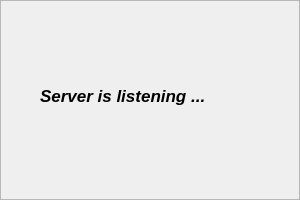
<?xml version="1.0" encoding="UTF-8"?>
<ui version="4.0">
 <class>MainWindow</class>
 <widget class="QMainWindow" name="MainWindow">
  <property name="geometry">
   <rect>
    <x>0</x>
    <y>0</y>
    <width>300</width>
    <height>200</height>
   </rect>
  </property>
  <property name="sizePolicy">
   <sizepolicy hsizetype="Fixed" vsizetype="Fixed">
    <horstretch>0</horstretch>
    <verstretch>0</verstretch>
   </sizepolicy>
  </property>
  <property name="windowTitle">
   <string>MainWindow</string>
  </property>
  <widget class="QWidget" name="centralwidget">
   <property name="sizePolicy">
    <sizepolicy hsizetype="Fixed" vsizetype="Fixed">
     <horstretch>0</horstretch>
     <verstretch>0</verstretch>
    </sizepolicy>
   </property>
   <widget class="QFrame" name="frame">
    <property name="geometry">
     <rect>
      <x>0</x>
      <y>0</y>
      <width>300</width>
      <height>200</height>
     </rect>
    </property>
    <property name="frameShape">
     <enum>QFrame::StyledPanel</enum>
    </property>
    <property name="frameShadow">
     <enum>QFrame::Raised</enum>
    </property>
    <widget class="QLabel" name="label">
     <property name="geometry">
      <rect>
       <x>40</x>
       <y>60</y>
       <width>241</width>
       <height>71</height>
      </rect>
     </property>
     <property name="font">
      <font>
       <pointsize>13</pointsize>
       <italic>true</italic>
       <bold>true</bold>
      </font>
     </property>
     <property name="text">
      <string>Server is listening ...</string>
     </property>
    </widget>
   </widget>
  </widget>
 </widget>
 <resources/>
 <connections/>
</ui>
